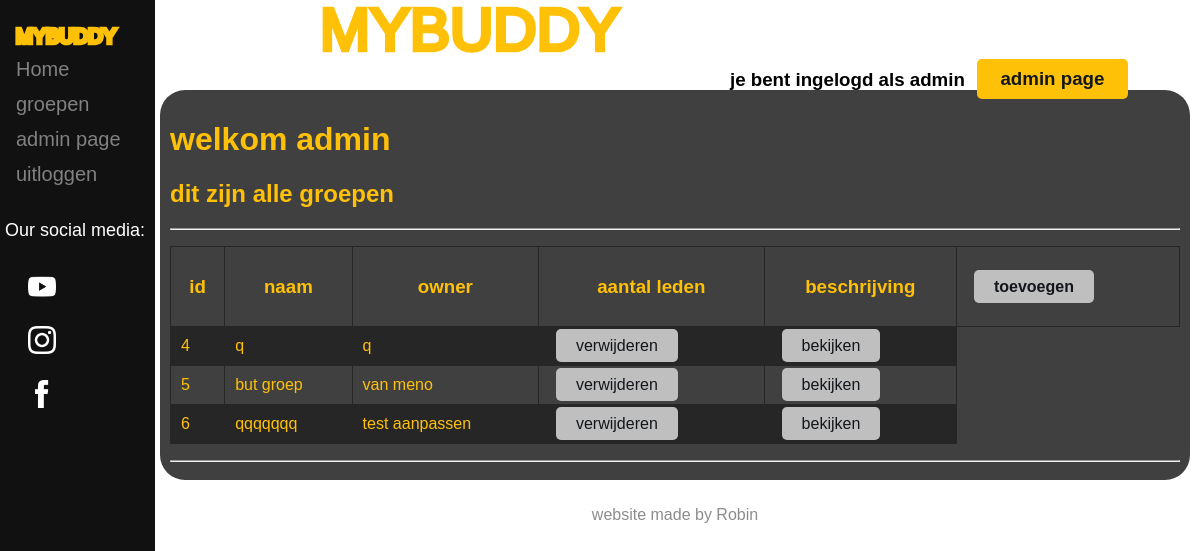
Page /MyBuddy/index.php?page=admin (signed in) on the committed database.
### tables this page shows
CREATE TABLE `groepen` (
  `groep_id` int(11) NOT NULL,
  `naam` varchar(30) NOT NULL,
  `beschrijving` tinytext NOT NULL,
  `groepsbalans` decimal(9,2) NOT NULL,
  `data` date NOT NULL
);

### MyBuddy/include/admin.inc.php (the view)
<div id="boek_2">
  <h1>welkom admin</h1>
  <h2>dit zijn alle groepen</h2>
  <hr>
  <p>
  <table>
    <tr>
      <th><h3>id</h3></th>
      <th><h3>naam</h3></th>
      <th><h3>owner</h3></th>
      <th><h3>aantal leden</h3></th>
      <th><h3>beschrijving</h3></th>
      <th><a href="index.php?page=groepen_toevoegen" class="toevoegenbutton">toevoegen</a></th>
    </tr>
    <?php
      $pdoQuery = "SELECT * FROM groepen";
      $pdoQuery_run = $conn->query($pdoQuery);
      if ($pdoQuery_run) {
        while ($row = $pdoQuery_run->fetch(PDO::FETCH_OBJ)) {
          echo '
            <tr>
              <td>'.$row->groep_id.'</td>
              <td>'.$row->naam.'</td>
              <td>'.$row->beschrijving.'</td>
              <td><a onclick="producverwijderen'.$row->groep_id.'()" class="deletebutton">verwijderen</a>
                <script>
                  function producverwijderen'.$row->groep_id.'() {
                    var txt;
                    if (confirm("Weet je zeker dat je dit product wil verwijderen!?")) {
                      window.location.href = "php/producverwijderen.php?page='.$row->groep_id.'";
                    }
                  }
                </script>
              </td>
              <td><a href="php/groepenre.php?page='.$row->groep_id.'" class="aanpassenbutton">bekijken</a></td>
            </tr>
          ';
        }
      } else {
        include 'include/error.inc.php';
      }
    ?>
  </table>
  <p>
  <hr>
</div>

### MyBuddy/css/style.css (style rules this page uses)
:root { --clr-neutral-900: hsl(207, 19%, 9%); --clr-neutral-100: hsl(0, 0%, 100%); --clr-accent-400: hsl(142, 90%, 61%); --clr-neon: hsl(317 100% 54%); --clr-bg: hsl(323 21% 16%); }
body { font-family: Arial, Helvetica, sans-serif; background-color: var(--clr-neutral-100); }
table { font-family: arial, sans-serif; border-collapse: collapse; width: 100%; }
td, th { border: 1px solid #262626; text-align: left; padding: 10px; }
tr:nth-child(even) { background-color: #262626; }
#boek_2 { max-width: 100%; background-color: #404040; padding: 10px; margin: 0px 10px 10px 160px; color: #ffc107; border-radius: 25px; }
#boek_2 h3 { text-align: center; width: 100%; }
.deletebutton { cursor: pointer; display: inline; text-decoration: none; color: var(--clr-neutral-900); background-color: #bfbfbf; border-radius: 5px; padding: 0.5em 1.25em; margin: 0px 7px 0px 7px; }
.toevoegenbutton { cursor: pointer; display: inline; text-decoration: none; color: var(--clr-neutral-900); background-color: #bfbfbf; border-radius: 5px; padding: 0.5em 1.25em; margin: 0px 7px 0px 7px; }
.aanpassenbutton { cursor: pointer; display: inline; text-decoration: none; color: var(--clr-neutral-900); background-color: #bfbfbf; border-radius: 5px; padding: 0.5em 1.25em; margin: 0px 7px 0px 7px; }
body { font-family: "Lato", sans-serif; }
* { box-sizing: border-box }
body { font-family: Verdana, sans-serif; margin:0 }
* { box-sizing: border-box; }
a { color: dodgerblue; }

### rows in the picture
groepen: groep_id "4", naam "q", beschrijving "q"
groepen: groep_id "5", naam "but groep", beschrijving "van meno"
groepen: groep_id "6", naam "qqqqqqq", beschrijving "test aanpassen"
